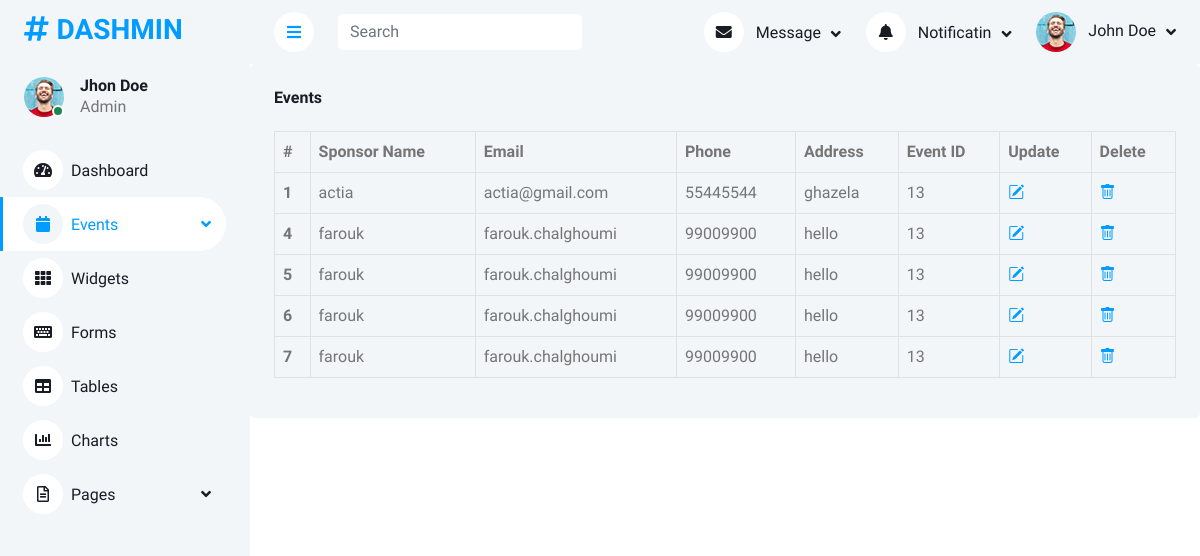
The page /View/BackOffice/getEventSponsors.php?id=13 on the database its author committed.
### tables this page shows
CREATE TABLE `sponsors` (
  `id` int(11) NOT NULL,
  `name` varchar(255) NOT NULL,
  `email` varchar(255) NOT NULL,
  `phone` varchar(255) NOT NULL,
  `address` varchar(255) NOT NULL,
  `id_event` int(11) NOT NULL
);

### Controller/SponsorController.php (called while the page is built, shortened)
<?php
class SponsorController
{
    static function getSponsorsByEvent($id)
    {
        $query = "SELECT * FROM sponsors WHERE id_event = $id";
        $db = Database::getConnection();
        return $db->query($query)->fetchAll();
    }
}

### View/BackOffice/getEventSponsors.php (the view, shortened to what this page needs)
<?php
include_once __DIR__ .'/../../Controller/SponsorController.php';
$sponsors = SponsorController::getSponsorsByEvent($_GET['id']);
?>
<!DOCTYPE html>
<html lang="en">
<head>
    <link href="https://cdnjs.cloudflare.com/ajax/libs/font-awesome/5.10.0/css/all.min.css" rel="stylesheet">
    <link href="https://cdn.jsdelivr.net/npm/bootstrap-icons@1.4.1/font/bootstrap-icons.css" rel="stylesheet">
    <link href="lib/owlcarousel/assets/owl.carousel.min.css" rel="stylesheet">
    <link href="lib/tempusdominus/css/tempusdominus-bootstrap-4.min.css" rel="stylesheet" />
    <link href="css/bootstrap.min.css" rel="stylesheet">
    <link href="css/style.css" rel="stylesheet">
</head>
<body>
<div class="container-fluid position-relative bg-white d-flex p-0">
<?php include_once 'components/sidebarEvent.php' ?>
</div>
<div class="content">
<?php include_once 'components/navbar.php' ?>
    <div class="col-12">
                            <div class="bg-light rounded h-100 p-4">
                                <h6 class="mb-4">Events</h6>
                                <div class="table-responsive">
                                    <table class="table table-bordered">
                                        <thead>
                                            <tr>
                                                <th scope="col">#</th>
                                                <th scope="col">Sponsor Name</th>
                                                <th scope="col">Email</th>
                                                <th scope="col">Phone</th>
                                                <th scope="col">Address</th>
                                                <th scope="col">Event ID</th>
                                                <th scope="col">Update</th>
                                                <th scope="col">Delete</th>
                                            </tr>
                                        </thead>
                                        <tbody>
                                            <?php
                                            foreach($sponsors as $sponsor)
                                            {
                                                echo '<tr>';
                                                echo '<th scope="row">'.$sponsor['id'].'</th>';
                                                echo '<td>'.$sponsor['name'].'</td>';
                                                echo '<td>'.$sponsor['email'].'</td>';
                                                echo '<td>'.$sponsor['phone'].'</td>';
                                                echo '<td>'.$sponsor['address'].'</td>';
                                                echo '<td>'.$sponsor['id_event'].'</td>';
                                                echo '<td><a href="updateSponsor.php?id='.$sponsor['id'].'"><i class="bi bi-pencil-square"></i></a></td>';
                                                echo '<td><a href="deleteSponsor.php?id='.$sponsor['id'].'"><i class="bi bi-trash"></i></a></td>';
                                                echo '</tr>';
                                            }
                                            ?>
                                        </tbody>
                                    </table>
                                </div>
                            </div>
                        </div>
    </div>

### View/BackOffice/css/style.css (style rules this page uses)
:root { --primary: #009CFF; --light: #F3F6F9; --dark: #191C24; }
.content { margin-left: 250px; min-height: 100vh; background: #FFFFFF; transition: 0.5s; }
@media (min-width: 992px) { .content { width: calc(100% - 250px); } }

### rows shown on the page
sponsors: id "1", name "actia", email "actia@gmail.com", phone "55445544", address "ghazela", id_event "13"
sponsors: id "4", name "farouk", email "farouk.chalghoumi", phone "99009900", address "hello", id_event "13"
sponsors: id "5", name "farouk", email "farouk.chalghoumi", phone "99009900", address "hello", id_event "13"
sponsors: id "6", name "farouk", email "farouk.chalghoumi", phone "99009900", address "hello", id_event "13"
sponsors: id "7", name "farouk", email "farouk.chalghoumi", phone "99009900", address "hello", id_event "13"
